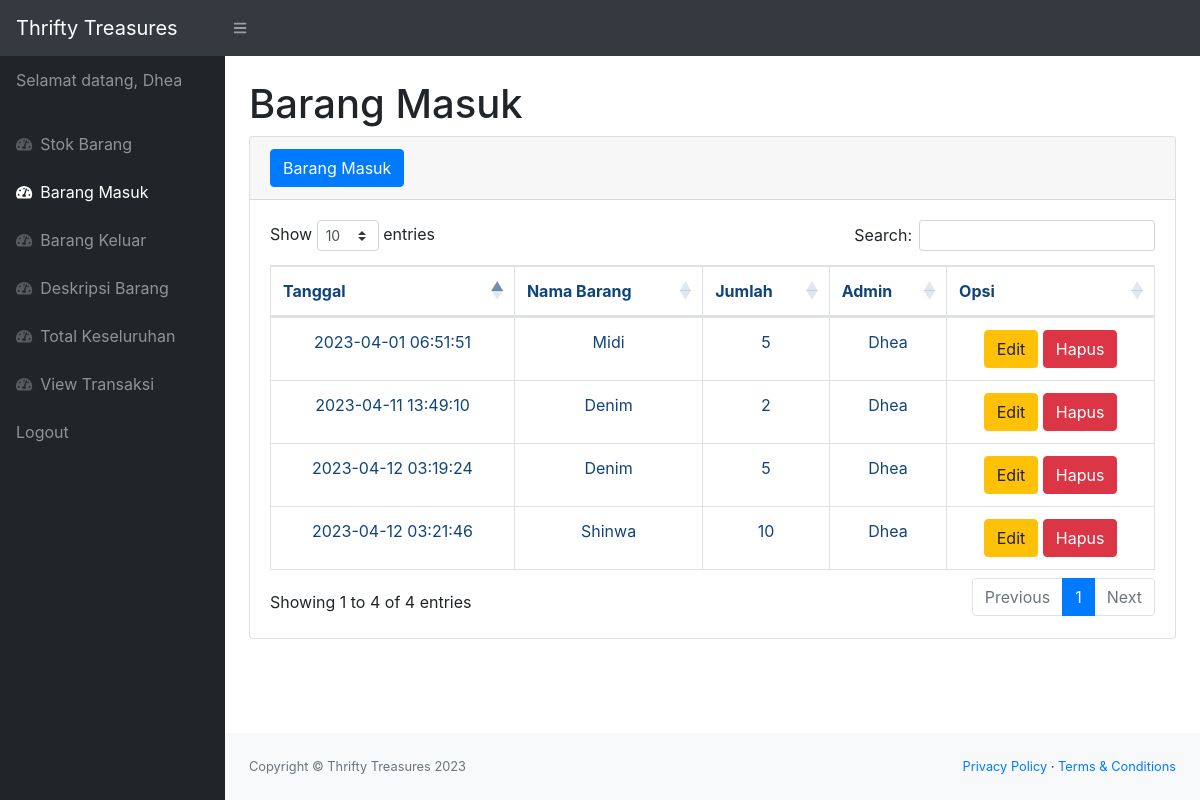
Page /masuk.php (signed in) on the committed database.
### tables this page shows
CREATE TABLE `transaksi` (
  `id_transaksi` int(11) NOT NULL,
  `id_barang` int(11) DEFAULT NULL,
  `id_pekerja` int(11) DEFAULT NULL,
  `jumlah` int(11) DEFAULT NULL,
  `tanggal` timestamp NOT NULL DEFAULT current_timestamp() ON UPDATE current_timestamp(),
  `ket` varchar(10) DEFAULT NULL
);

CREATE TABLE `stock` (
  `id_barang` int(11) NOT NULL,
  `nama` varchar(50) NOT NULL,
  `fdeskripsi` int(11) NOT NULL,
  `stok` int(11) DEFAULT NULL
);

CREATE TABLE `pekerja` (
  `id_pekerja` int(11) NOT NULL,
  `nama_pekerja` varchar(50) NOT NULL
);

### masuk.php (the view, shortened to what this page needs)
<?php
    require 'function.php';
    $pekerja = $_SESSION['nama_pekerja'];
?>
<!DOCTYPE html>
<html lang="en">
<head>
    <link href="css/styles.css" rel="stylesheet" />
    <link href="https://cdn.datatables.net/1.10.20/css/dataTables.bootstrap4.min.css" rel="stylesheet" />
</head>
<body class="sb-nav-fixed">
    <nav class="sb-topnav navbar navbar-expand navbar-dark bg-dark">
        <a class="navbar-brand" href="index.php">Thrifty Treasures</a>
        <button class="btn btn-link btn-sm order-1 order-lg-0" id="sidebarToggle" href="#"><i class="fas fa-bars"></i></button>
    </nav>
    <div id="layoutSidenav">
        <div id="layoutSidenav_nav">
            <nav class="sb-sidenav accordion sb-sidenav-dark" id="sidenavAccordion">
                <div class="sb-sidenav-menu">
                    <div class="nav">
                        <p class="nav-link">
                            Selamat datang, <?php echo $pekerja; ?>
                        </p>
                        <a class="nav-link" href="index.php">
                            <div class="sb-nav-link-icon"><i class="fas fa-tachometer-alt"></i></div>
                            Stok Barang
                        </a>
                        <a class="nav-link" href="masuk.php">
                            <div class="sb-nav-link-icon"><i class="fas fa-tachometer-alt"></i></div>
                            Barang Masuk
                        </a>
                        <a class="nav-link" href="keluar.php">
                            <div class="sb-nav-link-icon"><i class="fas fa-tachometer-alt"></i></div>
                            Barang Keluar
                        </a>
                        <a class="nav-link" href="deskripsi.php">
                            <div class="sb-nav-link-icon"><i class="fas fa-tachometer-alt"></i></div>
                            Deskripsi Barang
                        </a>
                        <a class="nav-link" href="Total_Stok.php">
                                <div class="sb-nav-link-icon"><i class="fas fa-tachometer-alt"></i></div>
                                Total Keseluruhan
                        </a>
                        <a class="nav-link" href="view_transaksi.php">
                                <div class="sb-nav-link-icon"><i class="fas fa-tachometer-alt"></i></div>
                                View Transaksi
                            </a>
                        <a class="nav-link" href="logout.php">
                            Logout
                        </a>
                    </div>
                </div>
            </nav>
        </div>
        <div id="layoutSidenav_content">
            <main>
                <div class="container-fluid">
                    <h1 class="mt-4">Barang Masuk</h1>
                    <div class="card mb-4">
                        <div class="card-header">
                            <button type="button" class="btn btn-primary" data-toggle="modal" data-target="#myModal">
                                Barang Masuk
                            </button>
                        </div>
                        <div class="card-body">
                            <div class="table-responsive">
                                <table class="table table-bordered" id="dataTable" width="100%" cellspacing="0">
                                    <thead>
                                        <tr align="center">
                                            <th>Tanggal</th>
                                            <th>Nama Barang</th>
                                            <th>Jumlah</th>
                                            <th>Admin</th>
                                            <th>Opsi</th>
                                        </tr>
                                    </thead>
                                    <tbody>
                                        <?php
                                        $liststock = mysqli_query($koneksi, "select * from transaksi t, stock s, pekerja p where s.id_barang = t.id_barang and p.id_pekerja = t.id_pekerja and ket='Masuk'");
                                        while ($data = mysqli_fetch_array($liststock)) {
                                            $idt = $data['id_transaksi'];
                                            $jumlah = $data['jumlah'];
                                            $tanggal = $data['tanggal'];
                                            $barang = $data['nama'];
                                            $admin = $data['nama_pekerja'];
                                        ?>
                                            <tr align="center">
                                                <td><?= $tanggal; ?></td>
                                                <td><?= $barang; ?></td>
                                                <td><?= $jumlah; ?></td>
                                                <td><?= $admin; ?></td>
                                                <td>
                                                    <button type="button" class="btn btn-warning" data-toggle="modal" data-target="#edit<?= $idt; ?>">
                                                        Edit
                                                    </button>
                                                    <button type="button" class="btn btn-danger" data-toggle="modal" data-target="#delete<?= $idt; ?>">
                                                        Hapus
                                                    </button>
                                                </td>
                                            </tr>
                                        <?php
                                        };
                                        ?>
                                    </tbody>
                                </table>
                            </div>
                        </div>
                    </div>
                </div>
            </main>
            <footer class="py-4 bg-light mt-auto">
                <div class="container-fluid">
                    <div class="d-flex align-items-center justify-content-between small">
                        <div class="text-muted">Copyright &copy; Thrifty Treasures 2023</div>
                        <div>
                            <a href="#">Privacy Policy</a>
                            &middot;
                            <a href="#">Terms &amp; Conditions</a>
                        </div>
                    </div>
                </div>
            </footer>
        </div>
    </div>
</body>
</html>

### rows in the picture
transaksi: tanggal "2023-04-01 06:51:51", id_barang.nama "Midi", jumlah "5", id_pekerja.nama_pekerja "Dhea"
transaksi: tanggal "2023-04-11 13:49:10", id_barang.nama "Denim", jumlah "2", id_pekerja.nama_pekerja "Dhea"
transaksi: tanggal "2023-04-12 03:19:24", id_barang.nama "Denim", jumlah "5", id_pekerja.nama_pekerja "Dhea"
transaksi: tanggal "2023-04-12 03:21:46", id_barang.nama "Shinwa", jumlah "10", id_pekerja.nama_pekerja "Dhea"

### other values in the picture
$pekerja "Dhea"
